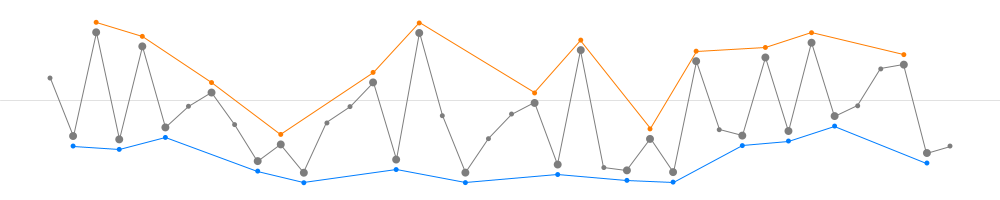
Frame 1 (no input)
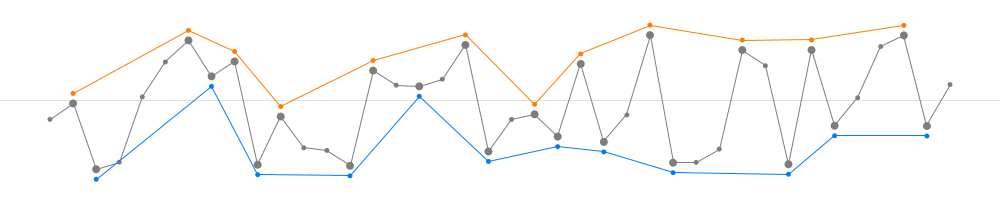
Frame 2 (the mouse pressed at the canvas centre, redrawn once)

The Processing sketch that drew these frames (run headless with seeded random() and noise(); the mouse was pressed at the canvas centre and the sketch redrawn once):

// Processing sketch: EXQ_6A_R
// ── EXQ_6A_R.pde
int s = 40;
float a[] = new float[s], m = 5.0;

void setup() { size(1000, 200); noLoop(); }

void draw() 
{
  for (int i = 0; i < s; i++) a[i] = random(-m, m);
  background(255); 
  stroke(225); line(0, height / 2, width, height / 2);
  drawHP(a);
}

void mouseReleased() { redraw(); }

void drawHP(float[] a)
{
  int l = a.length;
  if (l < 3) { println("lenght < 3"); return; }  
  float x, y, px = 0, py = 0, cy = height / 2, dy = 0.75 * cy / m, dx = (float)(width - 100) / (l - 1), 
        px1 = 0, py1 = 0, px2 = 0, py2 = 0;
  boolean p1 = false, p2 = false;      
  for (int i = 0; i < l; i++)                    
  { x = 50 + dx * i; y = cy - dy * a[i];          
    if (i != 0) { stroke(125); line(px, py, x, y); } 
    noStroke(); fill(125); ellipse(x, y, 5, 5);               
    if ((i != 0) && (i < (l - 1)))                
    if ((a[i] < a[i - 1]) && (a[i] < a[i + 1]))         
    { noStroke(); ellipse(x, y, 8, 8); fill(0, 125, 255); ellipse(x, y + 10, 5, 5); 
      if (p1) { stroke(0, 125, 255); line(px1, py1 + 10, x, y + 10); } 
      px1 = x; py1 = y; p1 = true; 
    } else if ((a[i] > a[i - 1]) && (a[i] > a[i + 1])) 
           { noStroke(); ellipse(x, y, 8, 8); fill(255, 125, 0); ellipse(x, y - 10, 5, 5);
             if (p2) { stroke(255, 125, 0); line(px2, py2 - 10, x, y - 10); }
             px2 = x; py2 = y; p2 = true;
           } 
    px = x; py = y; // запоминаем предыдущие x и y, чтобы рисовать линии графика
  }  
}
